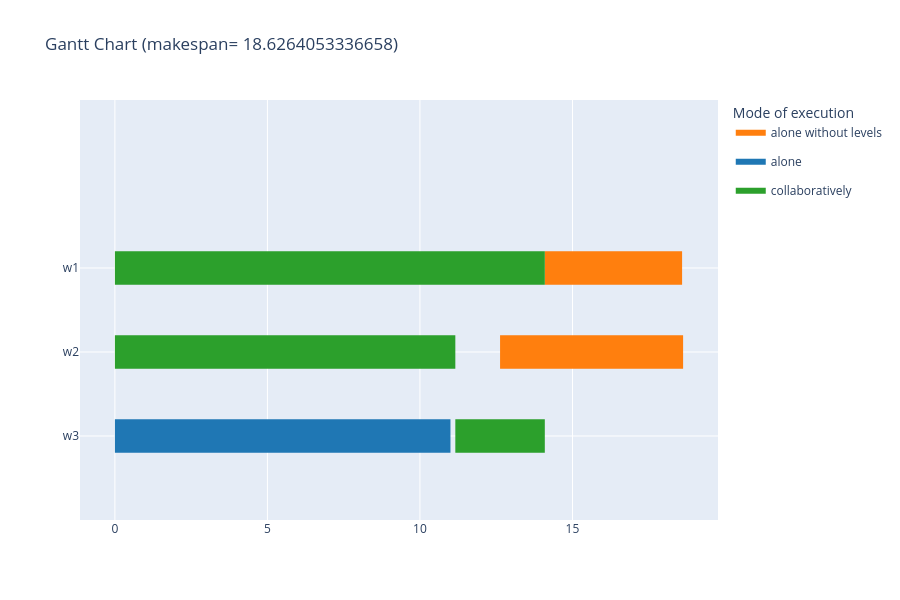

Notebook code for this chart:
### Code cell
gantt_chart(s, instance_generated, color=3, render= "notebook", verbose=False)

### Figure 1 — Plotly figure (JSON) as saved in the notebook; plotly's stock layout.template omitted (floating-point values rounded to 4 significant figures)
{"data": [{"fill": "toself", "fillcolor": "rgb(255, 127, 14)", "hoverinfo": "name", "legendgroup": "rgb(255, 127, 14)", "mode": "none", "name": "alone without levels", "showlegend": true, "type": "scatter", "x": [14.09, 18.59, 18.59, 14.09, 14.09, 12.63, 18.63, 18.63, 12.63], "y": [1.8, 1.8, 2.2, 2.2, null, 0.8, 0.8, 1.2, 1.2]}, {"fill": "toself", "fillcolor": "rgb(31, 119, 180)", "hoverinfo": "name", "legendgroup": "rgb(31, 119, 180)", "mode": "none", "name": "alone", "showlegend": true, "type": "scatter", "x": [0, 11, 11, 0], "y": [-0.2, -0.2, 0.2, 0.2]}, {"fill": "toself", "fillcolor": "rgb(44, 160, 44)", "hoverinfo": "name", "legendgroup": "rgb(44, 160, 44)", "mode": "none", "name": "collaboratively", "showlegend": true, "type": "scatter", "x": [0, 11.16, 11.16, 0, 0, 11.16, 12.63, 12.63, 11.16, 11.16, 12.63, 14.09, 14.09, 12.63, 12.63, 0, 11.16, 11.16, 0, 0, 11.16, 12.63, 12.63, 11.16, 11.16, 12.63, 14.09, 14.09, 12.63], "y": [1.8, 1.8, 2.2, 2.2, null, 1.8, 1.8, 2.2, 2.2, null, 1.8, 1.8, 2.2, 2.2, null, 0.8, 0.8, 1.2, 1.2, null, -0.2, -0.2, 0.2, 0.2, null, -0.2, -0.2, 0.2, 0.2]}, {"legendgroup": "rgb(255, 127, 14)", "marker": {"color": "rgb(255, 127, 14)", "opacity": 0, "size": 1}, "mode": "markers", "name": "", "showlegend": false, "text": [null, null, null, null], "type": "scatter", "x": [14.09, 18.59, 12.63, 18.63], "y": [2, 2, 1, 1]}, {"legendgroup": "rgb(31, 119, 180)", "marker": {"color": "rgb(31, 119, 180)", "opacity": 0, "size": 1}, "mode": "markers", "name": "", "showlegend": false, "text": [null, null], "type": "scatter", "x": [0, 11], "y": [0, 0]}, {"legendgroup": "rgb(44, 160, 44)", "marker": {"color": "rgb(44, 160, 44)", "opacity": 0, "size": 1}, "mode": "markers", "name": "", "showlegend": false, "text": [null, null, null, null, null, null, null, null, null, null, null, null], "type": "scatter", "x": [0, 11.16, 11.16, 12.63, 12.63, 14.09, 0, 11.16, 11.16, 12.63, 12.63, 14.09], "y": [2, 2, 2, 2, 2, 2, 1, 1, 0, 0, 0, 0]}], "layout": {"height": 600, "hovermode": "closest", "legend": {"title": {"text": "Mode of execution"}}, "showlegend": true, "title": {"text": "Gantt Chart (makespan= 18.6264053336658)"}, "xaxis": {"rangeselector": {"buttons": [{"count": 7, "label": "1w", "step": "day", "stepmode": "backward"}, {"count": 1, "label": "1m", "step": "month", "stepmode": "backward"}, {"count": 6, "label": "6m", "step": "month", "stepmode": "backward"}, {"count": 1, "label": "YTD", "step": "year", "stepmode": "todate"}, {"count": 1, "label": "1y", "step": "year", "stepmode": "backward"}, {"step": "all"}]}, "showgrid": true, "type": "linear", "zeroline": false}, "yaxis": {"autorange": false, "range": [-1, 4], "showgrid": true, "ticktext": ["w3", "w2", "w1"], "tickvals": [0, 1, 2], "zeroline": false}}}
